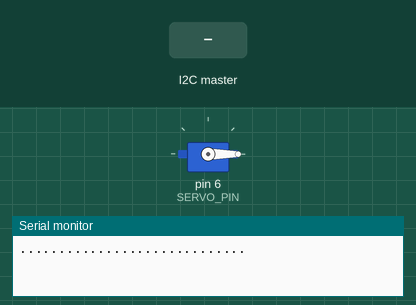
Bench run of a sketch on a simulated Arduino Uno, built with avr-gcc and run on an emulated ATmega328P. Shown: servo, the last lines printed to the serial monitor. The test bench sets the inputs (shaded band).

Above: at 1.2 s.
1.3 s: the I2C master sends the byte 90
At 2.3 s:
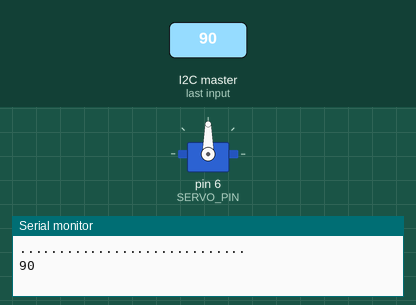
2.8 s: the I2C master sends the byte 0
At 3.5 s:
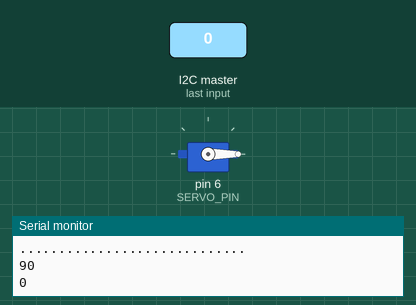
Timing chart, 0 to 5.8 s (numbered marks = the images above; inputs shaded):
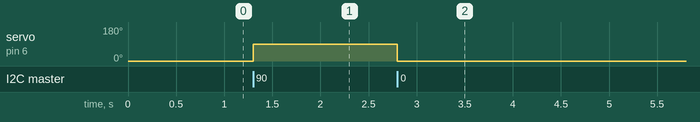

Measured:
- after the input at 1.3 s, servo on pin 6 (SERVO_PIN): 0° → 90° at once
- after the input at 2.8 s, servo on pin 6 (SERVO_PIN): 90° → 0° at once

The sketch:

sketch_i2c_arduino_servo.ino
```cpp
#include<Wire.h>
#include<string.h>
#include<Servo.h>

#define SERVO_PIN 6

#define MY_ADDRESS  0x68

Servo my_servo;
int position = 0; //start position

void setup()
{
  Serial.begin(115200);
  Wire.begin(MY_ADDRESS);

  my_servo.attach(SERVO_PIN);
  my_servo.write(position);

  Wire.onReceive(receiveEvent);

  Serial.println(".............................");
}

void loop()
{

}

void receiveEvent(int size)
{
  while(Wire.available())
  {
    char c = Wire.read();
    position = (int)c;
    my_servo.write(position);
    Serial.println(position);
    delay(50);
  }
}
```
